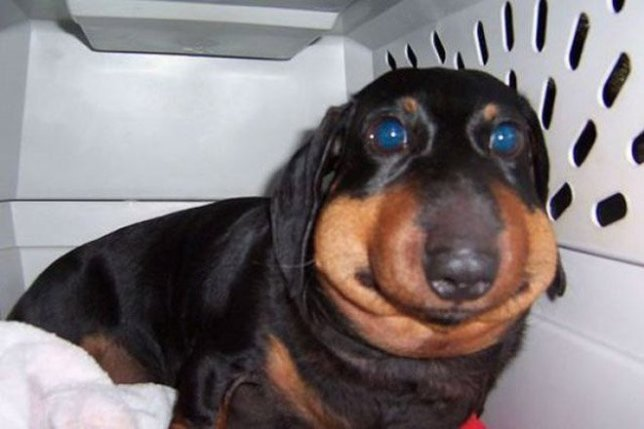
//> input picture doguinho.jpg, 644 x 429 px
$ ./main doguinho.jpg   (built with g++ and OpenCV 4)
//> lines starting //> are read from the running program, lines starting //| are printed output that depends on the picture
#include "opencv2/imgproc.hpp"
#include "opencv2/imgcodecs.hpp"
#include "opencv2/videoio.hpp"
#include "opencv2/highgui.hpp"
#include <iostream>
using namespace cv;
using namespace std;
static void help()
{
    cout << "\nThis program demonstrated the floodFill() function\n"
            "Call:\n"
            "./ffilldemo [image_name -- Default: ../data/fruits.jpg]\n" << endl;
    cout << "Hot keys: \n"
            "\tESC - quit the program\n"
            "\tc - switch color/grayscale mode\n"
            "\tm - switch mask mode\n"
            "\tr - restore the original image\n"
            "\ts - use null-range floodfill\n"
            "\tf - use gradient floodfill with fixed(absolute) range\n"
            "\tg - use gradient floodfill with floating(relative) range\n"
            "\t4 - use 4-connectivity mode\n"
            "\t8 - use 8-connectivity mode\n" << endl;
}
Mat image0, image, gray, mask;
int ffillMode = 1;
int loDiff = 20, upDiff = 20;
int connectivity = 4;
int isColor = true;
bool useMask = false;
int newMaskVal = 255;
static void onMouse( int event, int x, int y, int, void* )
{
    if( event != EVENT_LBUTTONDOWN )
        return;
    Point seed = Point(x,y);
    int lo = ffillMode == 0 ? 0 : loDiff;
    int up = ffillMode == 0 ? 0 : upDiff;
    int flags = connectivity + (newMaskVal << 8) +
                (ffillMode == 1 ? FLOODFILL_FIXED_RANGE : 0);
    int b = (unsigned)theRNG() & 255;
    int g = (unsigned)theRNG() & 255;
    int r = (unsigned)theRNG() & 255;
    Rect ccomp;
    Scalar newVal = isColor ? Scalar(b, g, r) : Scalar(r*0.299 + g*0.587 + b*0.114);
    Mat dst = isColor ? image : gray;
    int area;
    if( useMask )
    {
        threshold(mask, mask, 127, 255, THRESH_BINARY);
        area = floodFill(dst, mask, seed, newVal, &ccomp, Scalar(lo, lo, lo),
                  Scalar(up, up, up), flags);
        imshow( "mask", mask );
    }
    else
    {
        area = floodFill(dst, seed, newVal, &ccomp, Scalar(lo, lo, lo),
                  Scalar(up, up, up), flags);
    }
    imshow("image", dst);
    cout << area << " pixels were repainted\n" << endl;
    cout << upDiff << " upDiff" << endl;
    cout << loDiff << " loDiff" << endl;
    cout << "Mascara: " << newVal << endl;
}
int main( int argc, char** argv )
{
    cv::CommandLineParser parser (argc, argv,
        "{help h | | show help message}{@image|../data/fruits.jpg| input image}"
    );
    if (parser.has("help"))
    {
        parser.printMessage();
        return 0;
    }
    string filename = parser.get<string>("@image");
    image0 = imread(filename, 1);
//> image0 is the input picture: 429 rows x 644 cols, CV_8UC3; mean B, G, R 122.9, 121.3, 129.1
    if( image0.empty() )
    {
        cout << "Image empty\n";
        parser.printMessage();
        return 0;
    }
    help();
    image0.copyTo(image);
    cvtColor(image0, gray, COLOR_BGR2GRAY);
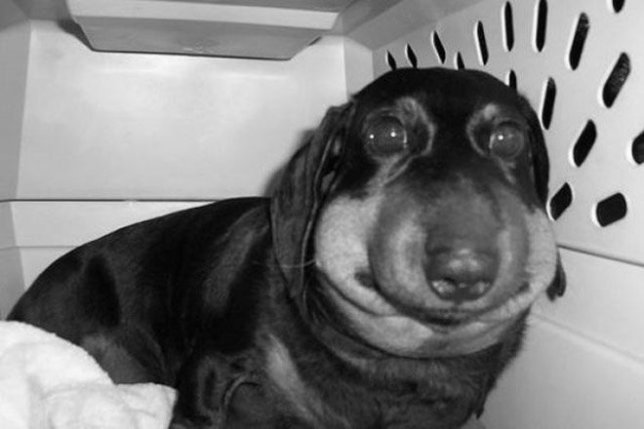
//> gray: 429 rows x 644 cols, CV_8UC1; min 0, max 254, mean 123.8
    mask.create(image0.rows+2, image0.cols+2, CV_8UC1);
    namedWindow( "image", 0 );
    createTrackbar( "lo_diff", "image", &loDiff, 255, 0 );
    createTrackbar( "up_diff", "image", &upDiff, 255, 0 );
    setMouseCallback( "image", onMouse, 0 );
    for(;;)
    {
        imshow("image", isColor ? image : gray);
        char c = (char)waitKey(0);
//> the left mouse button is pressed and released at (161, 107)
//> in onMouse, `area = floodFill(dst, seed, newVal, &ccomp, Scalar(lo, lo, lo), Scalar..`: area = 23374; ccomp = Rect(54, 41, 292, 130)
//| 23374 pixels were repainted
//> the left mouse button is pressed and released at (483, 107)
//| 400 pixels were repainted
//> the left mouse button is pressed and released at (483, 321)
//| 902 pixels were repainted
//> the left mouse button is pressed and released at (161, 321)
//> in onMouse (call 7), `area = floodFill(dst, seed, newVal, &ccomp, Scalar(lo, lo, lo), Scalar..`:
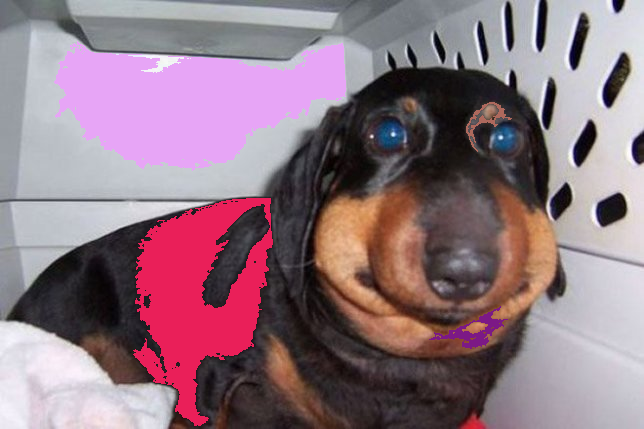
//> dst: 429 rows x 644 cols, CV_8UC3; mean B, G, R 129.6, 117.9, 143.8
//> in onMouse (call 7), `area = floodFill(dst, seed, newVal, &ccomp, Scalar(lo, lo, lo), Scalar..`: area = 16601; ccomp = Rect(133, 198, 140, 228)
//| 16601 pixels were repainted
//> the Esc key is pressed
        if( c == 27 )
        {
            cout << "Exiting ...\n";
            break;
        }
        switch( c )
        {
        case 'c':
            if( isColor )
            {
                cout << "Grayscale mode is set\n";
                cvtColor(image0, gray, COLOR_BGR2GRAY);
                mask = Scalar::all(0);
                isColor = false;
            }
            else
            {
                cout << "Color mode is set\n";
                image0.copyTo(image);
                mask = Scalar::all(0);
                isColor = true;
            }
            break;
        case 'j':
            if( isColor )
            {
                cout << "Mudando para HSV" << endl;
                cvtColor(image0, gray, COLOR_BGR2HSV);
                mask = Scalar::all(0);
                isColor = false;
            }else {
                cout << "Não deu, voltou ao normal" << endl;
                cvtColor(image0, gray, COLOR_HSV2BGR);
                image0.copyTo(image);
                mask = Scalar::all(0);
                isColor: true;
            }
            break;
        case 'm':
            if( useMask )
            {
                destroyWindow( "mask" );
                useMask = false;
            }
            else
            {
                namedWindow( "mask", 0 );
                mask = Scalar::all(0);
                imshow("mask", mask);
                useMask = true;
            }
            break;
        case 'r':
            cout << "Original image is restored\n";
            image0.copyTo(image);
            cvtColor(image, gray, COLOR_BGR2GRAY);
            mask = Scalar::all(0);
            break;
        case 's':
            cout << "Simple floodfill mode is set\n";
            ffillMode = 0;
            break;
        case 'f':
            cout << "Fixed Range floodfill mode is set\n";
            ffillMode = 1;
            break;
        case 'g':
            cout << "Gradient (floating range) floodfill mode is set\n";
            ffillMode = 2;
            break;
        case '4':
            cout << "4-connectivity mode is set\n";
            connectivity = 4;
            break;
        case '8':
            cout << "8-connectivity mode is set\n";
            connectivity = 8;
            break;
        }
    }
    return 0;
}
